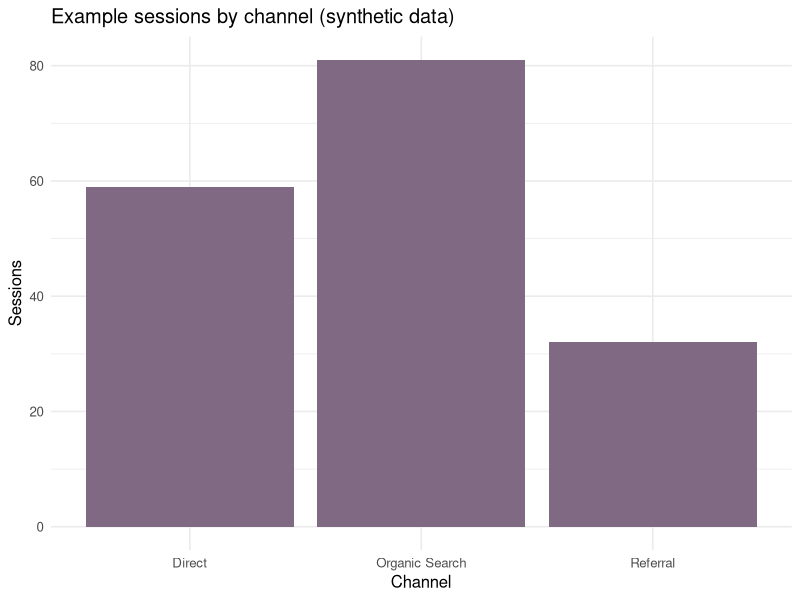

This figure's R source:
## ---- chunk 1
library(ggplot2)
d <- read.csv("data/ga4_sample.csv")
s <- aggregate(sessions ~ channel, data=d, FUN=sum)
ggplot(s, aes(x=channel, y=sessions)) + geom_col(fill="#806a83") +
  labs(title="Example sessions by channel (synthetic data)", x="Channel", y="Sessions") +
  theme_minimal(base_size=12)
